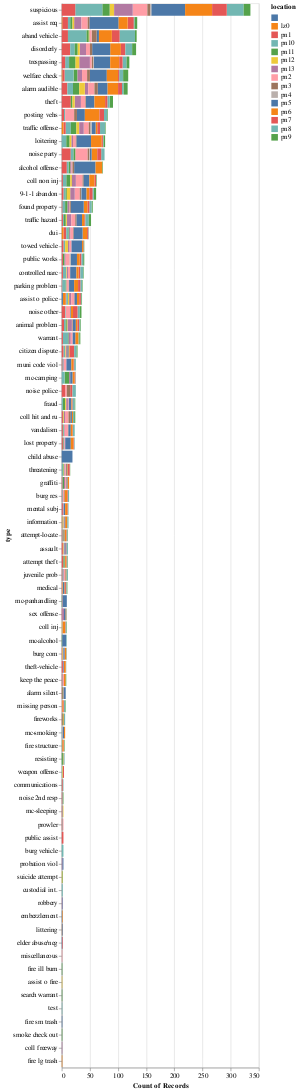

Source (notebook cell):
### Markdown cell above
Create a single visualization using Altair that explores this dataset visually and begins to provide a high level overview of the information in the dataset.

### Code cell
alt.Chart(incidents_df).mark_bar().encode(
    alt.Y("type:O", sort = alt.SortField(field = "type", op = "count", order = "descending")),
    alt.X("count(*)"),
    alt.Color("location:N")
)

### Figure 1 — Vega-Lite specification as saved in the notebook (floating-point values rounded to 4 significant figures; data arrays with more than 128 entries replaced by an {"elided": "..."} marker saying what was removed)
{"$schema": "https://vega.github.io/schema/vega-lite/v1.2.1.json", "data": {"values": {"elided": "2616 records"}}, "encoding": {"color": {"field": "location", "type": "nominal"}, "x": {"aggregate": "count", "field": "*"}, "y": {"field": "type", "sort": {"field": "type", "op": "count", "order": "descending"}, "type": "ordinal"}}, "mark": "bar"}
